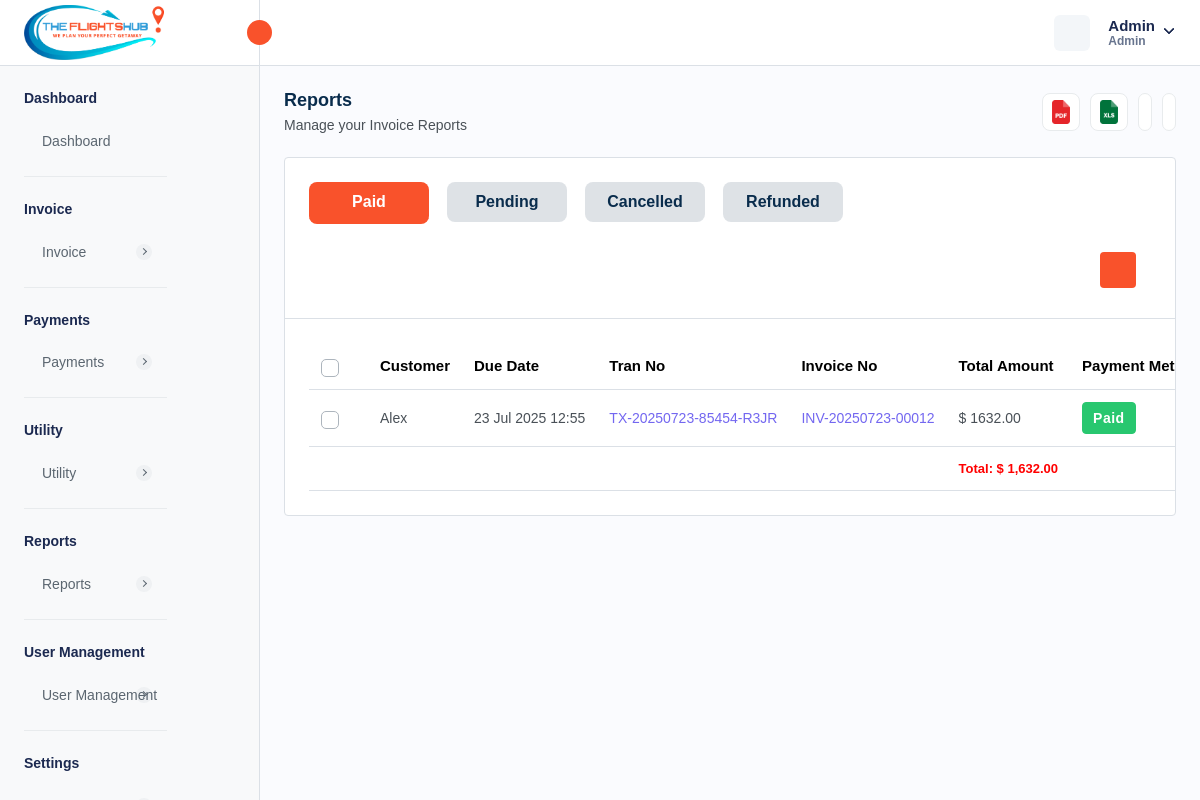
The page /reports.php (signed in) on the database as committed earlier.
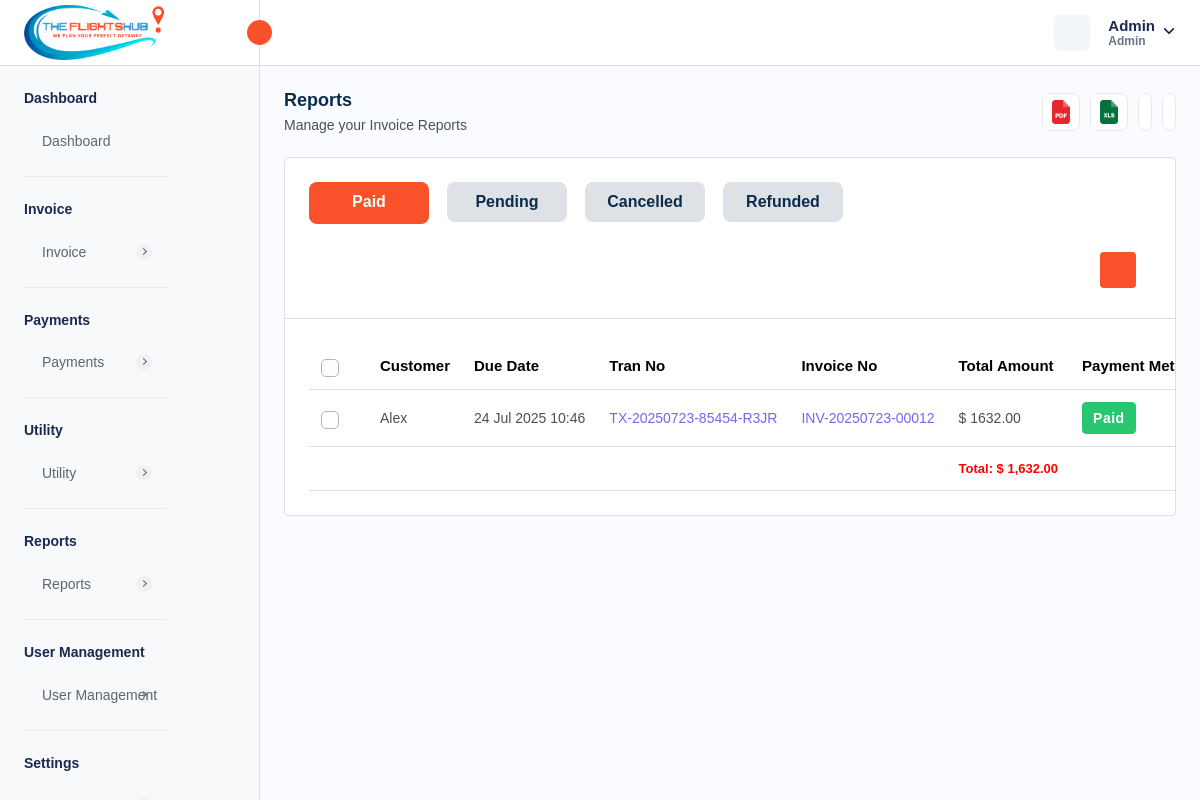
The same page on the database as committed later.
### tables this page shows
CREATE TABLE `invoice` (
  `invoice_id` int NOT NULL AUTO_INCREMENT,
  `invoice_number` varchar(255) NOT NULL,
  `invoice_title` varchar(255) DEFAULT NULL,
  `payment_method` enum('CREDIT_CARD','DEBIT_CARD','CASH','CASH_DEPOSIT','NET_BANKING','PAYPAL','OTHER') NOT NULL,
  `transaction_id` varchar(255) DEFAULT NULL,
  `status` enum('PAID','PENDING','CANCELLED','REFUNDED') NOT NULL,
  `airline_name` text,
  `travel_date` varchar(45) DEFAULT NULL,
  `due_date` varchar(255) DEFAULT NULL,
  `customer_name` varchar(255) DEFAULT NULL,
  `service_id` json DEFAULT NULL,
  `from_location` text,
  `to_location` text,
  `customer_address` longtext,
  `description` longtext,
  `reminder_enabled` int NOT NULL DEFAULT '0',
  `reminder_count` int NOT NULL DEFAULT '0',
  `organization` varchar(255) DEFAULT NULL,
  `passenger_details` json DEFAULT NULL,
  `total_amount` decimal(10,2) NOT NULL,
  `created_at` timestamp NULL DEFAULT CURRENT_TIMESTAMP,
  `updated_at` timestamp NULL DEFAULT CURRENT_TIMESTAMP ON UPDATE CURRENT_TIMESTAMP,
  `created_by` int NOT NULL,
  `is_active` int NOT NULL DEFAULT '1',
  PRIMARY KEY (`invoice_id`),
  UNIQUE KEY `invoice_number_UNIQUE` (`invoice_number`),
  UNIQUE KEY `transaction_id_UNIQUE` (`transaction_id`)
);

CREATE TABLE `localization_settings` (
  `id` int NOT NULL AUTO_INCREMENT,
  `language` varchar(50) DEFAULT 'English',
  `timezone` varchar(100) DEFAULT 'UTC',
  `date_format` varchar(20) DEFAULT 'd M Y',
  `time_format` varchar(10) DEFAULT '12',
  `currency_id` int DEFAULT NULL,
  `created_at` datetime DEFAULT CURRENT_TIMESTAMP,
  `updated_at` datetime DEFAULT CURRENT_TIMESTAMP ON UPDATE CURRENT_TIMESTAMP,
  PRIMARY KEY (`id`)
);

### reports.php (the view, shortened to what the changed rows need)
<?php
require "./database/config.php";
try {
    if ($_SERVER['REQUEST_METHOD'] == 'GET') {
        $params = [
            'customer' => isset($_GET['customer']) ? $_GET['customer'] : '',
            'from' => isset($_GET['from']) ? $_GET['from'] : '',
            'to' => isset($_GET['to']) ? $_GET['to'] : '',
        ];
        $hasParams = false;
        if ($hasParams) {
            $customerId = $params['customer'] ?? null;
            $startDate = $params['from'] ?? null;
            $endDate = $params['to'] ?? null;
            $startDate = $startDate ? date('Y-m-d', strtotime($startDate)) : null;
            $endDate = $endDate ? date('Y-m-d', strtotime($endDate)) : null;
            function buildInvoiceQuery($db, $status, $customerId, $startDate, $endDate)
            {
                $query = "
            SELECT *, invoice.status as paymentStatus
            FROM invoice
            WHERE invoice.status = ?
              AND invoice.is_active = 1
        ";
                $types = "s";
                $values = [$status];
                if ($customerId) {
                    $query .= " AND customer.customer_id = ?";
                    $types .= "i";
                    $values[] = $customerId;
                }
                if ($startDate && $endDate) {
                    $query .= " AND DATE(invoice.created_at) BETWEEN ? AND ?";
                    $types .= "ss";
                    $values[] = $startDate;
                    $values[] = $endDate;
                }
                $stmt = $db->prepare($query);
                if (!$stmt)
                    return false;
                if (!empty($values)) {
                    $stmt->bind_param($types, ...$values);
                }
                if ($stmt->execute()) {
                    return $stmt->get_result();
                }
                return [];
            }
            $paidInvoices = buildInvoiceQuery($db, 'PAID', $customerId, $startDate, $endDate);
            $pendingInvoices = buildInvoiceQuery($db, 'PENDING', $customerId, $startDate, $endDate);
            $cancelledInvoices = buildInvoiceQuery($db, 'CANCELLED', $customerId, $startDate, $endDate);
            $refundedInvoices = buildInvoiceQuery($db, 'REFUNDED', $customerId, $startDate, $endDate);
        } else {
            $stmtFetchPaid = $db->prepare("SELECT *,invoice.status as paymentStatus FROM invoice
            WHERE invoice.status = 'PAID' AND invoice.is_active = 1  ");
            if ($stmtFetchPaid->execute()) {
                $paidInvoices = $stmtFetchPaid->get_result();
            }
        }
    }
    $stmtFetchLocalizationSettings = $db->prepare("SELECT * FROM localization_settings INNER JOIN currency ON localization_settings.currency_id = currency.currency_id;");
    $stmtFetchLocalizationSettings->execute();
    $localizationSettings = $stmtFetchLocalizationSettings->get_result()->fetch_array(MYSQLI_ASSOC);
} catch (Exception $e) {
    $_SESSION['error'] = $e->getMessage();
}
?>
<!DOCTYPE html>
<html lang="en">
<head>
    <link rel="stylesheet" href="assets/css/bootstrap.min.css">
    <link rel="stylesheet" href="assets/css/bootstrap-datetimepicker.min.css">
    <link rel="stylesheet" href="assets/plugins/daterangepicker/daterangepicker.css">
    <link rel="stylesheet" href="assets/css/animate.css">
    <link rel="stylesheet" href="assets/plugins/select2/css/select2.min.css">
    <link rel="stylesheet" href="assets/css/dataTables.bootstrap5.min.css">
    <link rel="stylesheet" href="assets/plugins/fontawesome/css/fontawesome.min.css">
    <link rel="stylesheet" href="assets/plugins/fontawesome/css/all.min.css">
    <link rel="stylesheet" href="assets/css/style.css">
    <link rel="stylesheet" href="https://cdn.jsdelivr.net/npm/notyf@3/notyf.min.css" />
</head>
<body>
    <div class="main-wrapper">
        <div class="page-wrapper">
            <div class="content">
                <div class="card table-list-card">
                    <div class="card-body">
                        <div class="tabs-set">
                            <div class="tab-content" id="myTabContent">
                                <div class="tab-pane fade show active" id="paid-report" role="tabpanel"
                                    aria-labelledby="paid-tab">
                                    <div class="table-responsive">
                                        <table class="table datanew">
                                            <thead>
                                                <tr>
                                                    <th>
                                                        <label class="checkboxs">
                                                            <span class="checkmarks"></span>
                                                        </label>
                                                    </th>
                                                    <th>Customer</th>
                                                    <th>Due Date</th>
                                                    <th>Tran No</th>
                                                    <th>Invoice No</th>
                                                    <th>Total Amount</th>
                                                    <th>Payment Method</th>
                                                </tr>
                                            </thead>
                                            <tbody>
                                                <?php
                                                foreach ($paidInvoices->fetch_all(MYSQLI_ASSOC) as $paidInvoice) {
                                                    ?>
                                                    <tr>
                                                        <td>
                                                            <label class="checkboxs">
                                                                <span class="checkmarks"></span>
                                                            </label>
                                                        </td>
                                                        <td><?php echo htmlspecialchars($paidInvoice['customer_name']); ?>
                                                        </td>
                                                        <td>
                                                            <?php
                                                            $date = new DateTime($paidInvoice['updated_at']);
                                                            echo htmlspecialchars($date->format(isset($localizationSettings["date_format"]) ? $localizationSettings["date_format"] : "d M Y"));
                                                            ?>
                                                        </td>
                                                        <td class="ref-number">
                                                            <?php echo htmlspecialchars($paidInvoice['transaction_id']); ?>
                                                        </td>
                                                        <td class="ref-number">
                                                            <?php echo htmlspecialchars($paidInvoice['invoice_number']); ?>
                                                        </td>
                                                        <td>
                                                            <?php
                                                            echo (isset($localizationSettings["currency_symbol"]) ? $localizationSettings["currency_symbol"] : "$") . " " . htmlspecialchars($paidInvoice['total_amount']);
                                                            ?>
                                                        </td>
                                                        <td>
                                                            <?php if ($paidInvoice['paymentStatus'] == 'PAID') { ?>
                                                                <span class="badge badge-lg bg-success">Paid</span>
                                                            <?php } elseif ($paidInvoice['paymentStatus'] == 'CANCELLED') { ?>
                                                                <span class="badge badge-lg bg-danger">Cancelled</span>
                                                            <?php } elseif ($paidInvoice['paymentStatus'] == 'PENDING') { ?>
                                                                <span class="badge badge-lg bg-warning">Pending</span>
                                                            <?php } elseif ($paidInvoice['paymentStatus'] == 'REFUNDED') { ?>
                                                                <span class="badge badge-lg bg-primary">Refunded</span>
                                                            <?php } ?>
                                                        </td>
                                                    </tr>
                                                <?php } ?>
                                            </tbody>
                                        </table>
                                    </div>
                                </div>
                            </div>
                        </div>
                    </div>
                </div>
            </div>
        </div>
    </div>
</body>
</html>

Rows that differ between the two databases and show on the page:
changed invoice "Alex": updated_at.date_format "23 Jul 2025 12:55" → "24 Jul 2025 10:46"
